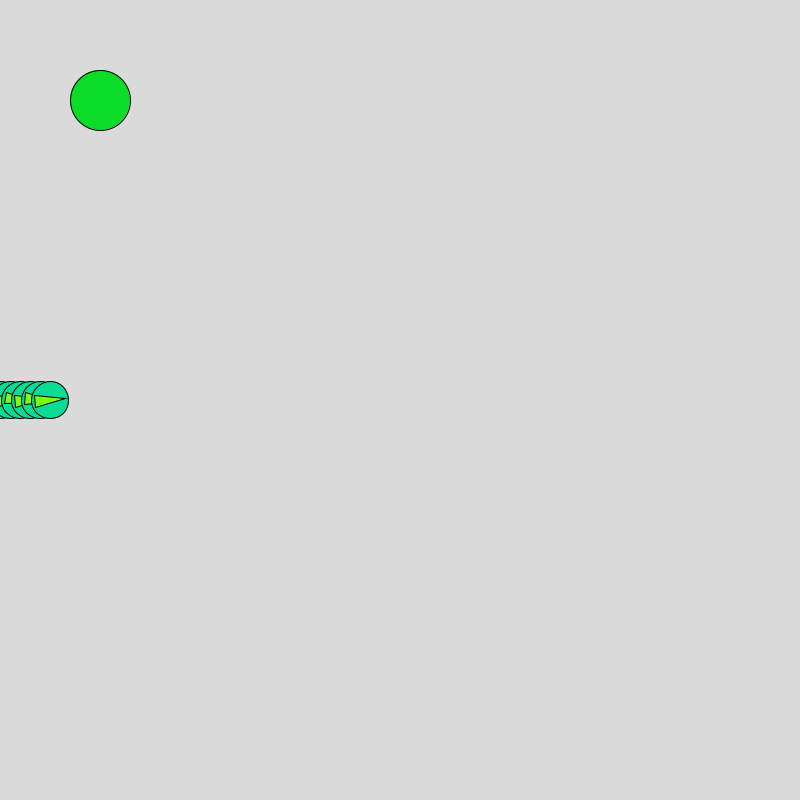
Frame 1 (no input)
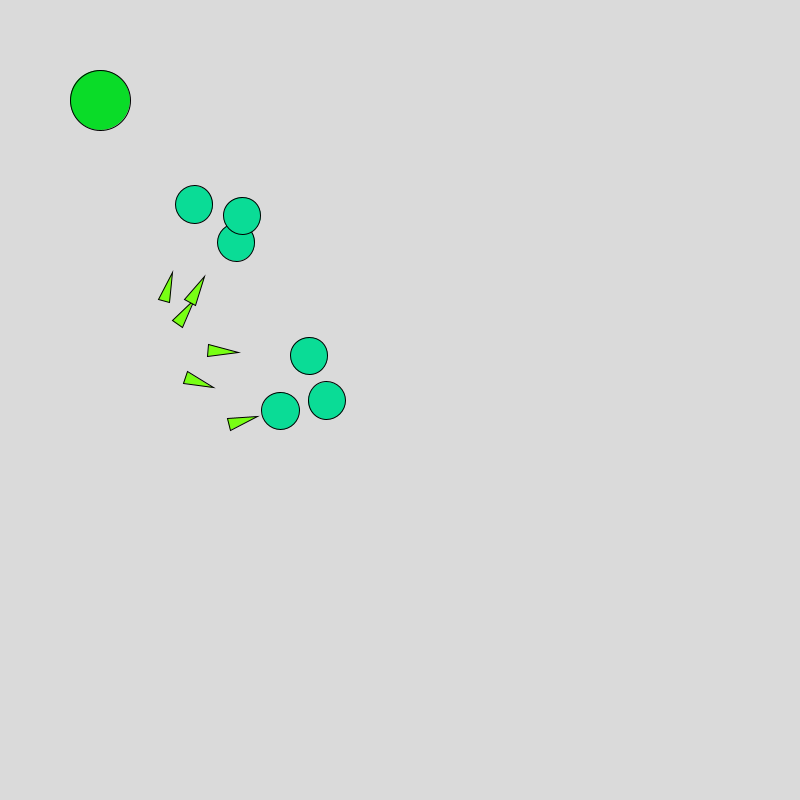
Frame 60 (the mouse pressed at the canvas centre just before this capture)
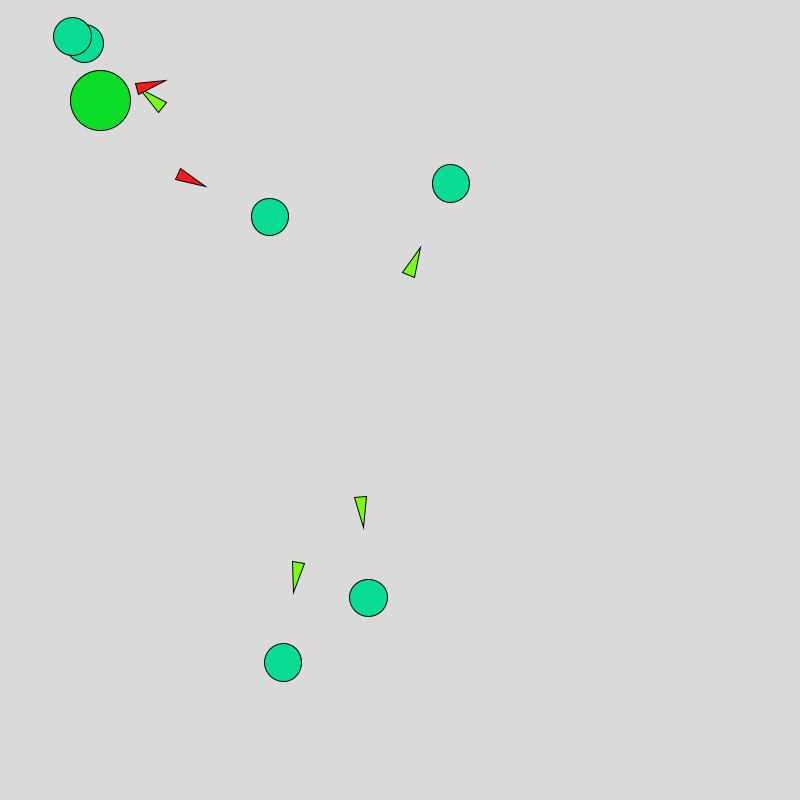
Frame 120 (the mouse held since frame 60 and released just before this capture)

The Processing sketch that drew these frames (run headless with seeded random() and noise(); from frame 60 on, the mouse is pressed at the canvas centre):

// Processing sketch: Steer
// ── Steer.pde
//Name: Bikram Baral
//Assignment: Wonder & flee

Vehicle[] v1; //agent array
PVector target;
boolean mouseDrag = true;

float distance = 50;

void setup() {
  size( 800, 800 );
 v1 = new Vehicle[6];
 for(int i = 0; i < 6; i++) {
   v1[i] = new Vehicle( i*10, height / 2.0 );
 }
  target = new PVector( 100, 100 );
}

void draw() {
  background( 218 );
  
  // Draw the target
  fill(10,220,40);
  stroke(0);
  ellipse( target.x, target.y, 60, 60 );
  
  //draw 6 agents
  for(int i = 0 ; i < 6; i++){
  v1[i].Arena();
  v1[i].wander();
  v1[i].run();
  v1[i].flee(target);
  }
}

void mouseDragged() {
  target = new PVector( mouseX, mouseY );
}
// ── Vehicle.pde
//Name: Bikram Baral
//Assignment: Wander & Flee

class Vehicle {

  PVector position;
  PVector velocity;
  PVector acceleration;
  float r;
  float wonderAngle;
  float maxforce;
  float maxspeed;  
  boolean flee = false;
  int Time;
  float CHANGE = 30;
  int range = 5;

  Vehicle(float x, float y) {
    acceleration = new PVector(0, 0);
    velocity = new PVector(0, 0);
    position = new PVector(x, y);
    r = 6;
    wonderAngle = 0;
    maxspeed = 4;
    maxforce = 0.1;
  }

  void run() {
    update();
    Arena();
    render();
  }

  void update() {

    velocity.add(acceleration);
    velocity.limit(maxspeed);
    position.add(velocity);
    acceleration.mult(0);
  }

  void Arena() {
    PVector desired = null;

    if (position.x < distance) {
      desired = new PVector(maxspeed, velocity.y);
      desired.normalize();
      desired.mult(maxspeed);
      PVector steer = PVector.sub(desired, velocity);
      steer.limit(maxforce);
      applyForce(steer);
    }
    if (position.y < distance) {
      desired = new PVector(velocity.x, maxspeed);
      desired.normalize();
      desired.mult(maxspeed);
      PVector steer = PVector.sub(desired, velocity);
      steer.limit(maxforce);
      applyForce(steer);
    } else if (position.x > width -distance) {
      desired = new PVector(-maxspeed, velocity.y);
      desired.normalize();
      desired.mult(maxspeed);
      desired.mult(-1);
      PVector steer = PVector.sub(desired, velocity);
      steer.limit(-maxforce);
      applyForce(steer);
    } else if (position.y > height-distance) {
      desired = new PVector(velocity.x, -maxspeed);
      desired.normalize();
      desired.mult(-maxspeed);
      desired.mult(-1);
      PVector steer = PVector.sub(desired, velocity);
      steer.limit(maxforce);
      applyForce(steer);
    }
  }  

  void wander() {
    float wander_radius = 25;
    float wander_distance = 90;      
    float Change_wonderAngle = 0.3;
    wonderAngle += random(-Change_wonderAngle, Change_wonderAngle);

    PVector CircleCenter = velocity.copy();
    CircleCenter.normalize();   
    CircleCenter.mult(wander_distance); 
    CircleCenter.add(position); 

    float head = velocity.heading();
    PVector distanceOff = new PVector(wander_radius*cos(wonderAngle+head), wander_radius*sin(wonderAngle+head));
    PVector target = PVector.add(CircleCenter, distanceOff);
    seek(target);

    if (mouseDrag) {
      WonderCircleObject(CircleCenter, wander_radius);
    }
  }

  void applyForce(PVector force) {
    acceleration.add(force);
  }

  void render() {
    float theta = velocity.heading() + PI/2;

    // agents by default are green
    if (flee != true) {
      fill(120, 255, 20);
    }
    //upon drag of target, agent turns into red
    if (flee == true) {
      fill(255, 25, 25);
      int BeginTime = millis();
      int changeColorTime = BeginTime - Time;
      //If the time is greater than 2 sec than change back the color to green
      if (changeColorTime > 2000) {
        flee = false;
      }
    }
    //Create Triangle
    stroke(0);
    pushMatrix();
    translate(position.x, position.y);
    rotate(theta);
    beginShape(TRIANGLES);
    vertex(0, -r*2.5);
    vertex(-r, r*2.5);
    vertex(r, r*2.5);
    endShape();
    popMatrix();
  }
  //This function draw the Ellipse infront of Triangle
  void WonderCircleObject( PVector circle, float radius) {
    stroke(0);
    fill(10, 220, 150);
    ellipseMode(CENTER);
    ellipse(circle.x, circle.y, radius*1.5, radius*1.5);
  }
  //This function change the color if the distance between predator
  //and flee is 50 pixels
  void flee( PVector predator ) {
    float fleeSwitch = 50; //agent within 50 pixels of predator
    float d = PVector.dist(predator, position);
    //if position of with this 50. it changes the color
    if (( d > 0) && (d < fleeSwitch) && (flee = true)) {  
      PVector desired = PVector.sub(position, predator);
      desired.normalize();
      desired.mult(maxspeed);
      PVector steer = PVector.sub(desired, velocity);
      applyForce(steer);
      Time = millis();
    }
  }
  void seek(PVector target) {
    PVector desired = PVector.sub(target, position); 
    desired.normalize();
    desired.mult(maxspeed);
    PVector steer = PVector.sub(desired, velocity);
    steer.limit(maxforce); 
    applyForce(steer);
  }
}
